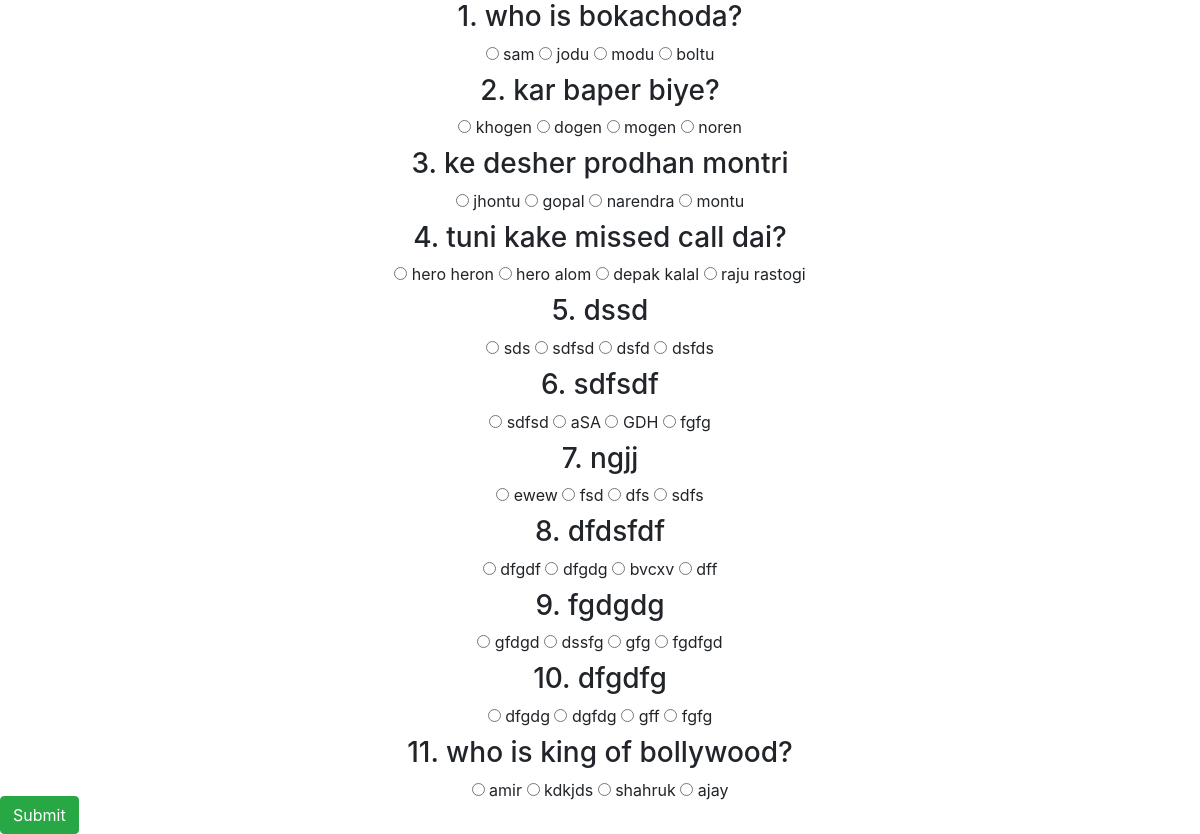
The app's page /quiz/ (signed in) with its own data.
### quiz_handle/models.py (models this page shows)
class Post(models.Model):
    question=models.CharField(max_length=100)
    question_A=models.CharField(max_length=100,default='')
    question_B=models.CharField(max_length=100,default='')
    question_C=models.CharField(max_length=100,default='')
    question_D=models.CharField(max_length=100,default='')
    answer=models.CharField(max_length=100,default='')

### quiz/views.py (the view, shortened to what this page needs)
# urls.py: path('quiz/', views.home, name='home'),
@login_required
def home(request):
    context={
        'posts' : Post.objects.all()
    }
    return render(request,'neew.html',context)

### quiz/templates/neew.html (shortened to what this page needs)
<!DOCTYPE html>
<html lang="en" dir="ltr">
  <head>
    <link rel="stylesheet" href="https://stackpath.bootstrapcdn.com/bootstrap/4.5.0/css/bootstrap.min.css">
  </head>
  <body>
  <form align='center' action="#" method="post">
    {% for post in posts %}
    <div align='center'>
    <h3 align='center'>{{post.id}}. {{post.question}}</h3>
    <input type="radio" id="male" name="{{post.id}}" value="{{post.question_A}}">
    <label for="male">{{post.question_A}}</label>
    <input type="radio" id="male" name="{{post.id}}" value="{{post.question_B}}">
    <label for="male">{{post.question_B}}</label>
    <input type="radio" id="male" name="{{post.id}}" value="{{post.question_C}}">
    <label for="male">{{post.question_C}}</label>
    <input type="radio" id="male" name="{{post.id}}" value="{{post.question_D}}">
    <label for="male">{{post.question_D}}</label>
    </div>
    {% endfor %}
    <br>
    <div id="footer" style="text-align:center;">
      <button type="submit" class="btn btn-success">Submit</button>
    </div>
  </form>
  </body>
</html>

### quiz/templates/neew.html (style rules this page uses)
#footer { position: fixed; bottom: 0; z-index: 100; }

### records on screen
Post: id "1", question "who is bokachoda?", question_A "sam", question_B "jodu", question_C "modu", question_D "boltu"
Post: id "2", question "kar baper biye?", question_A "khogen", question_B "dogen", question_C "mogen", question_D "noren"
Post: id "3", question "ke desher prodhan montri", question_A "jhontu", question_B "gopal", question_C "narendra", question_D "montu"
Post: id "4", question "tuni kake missed call dai?", question_A "hero heron", question_B "hero alom", question_C "depak kalal", question_D "raju rastogi"
Post: id "5", question "dssd", question_A "sds", question_B "sdfsd", question_C "dsfd", question_D "dsfds"
Post: id "6", question "sdfsdf", question_A "sdfsd", question_B "aSA", question_C "GDH", question_D "fgfg"
Post: id "7", question "ngjj", question_A "ewew", question_B "fsd", question_C "dfs", question_D "sdfs"
Post: id "8", question "dfdsfdf", question_A "dfgdf", question_B "dfgdg", question_C "bvcxv", question_D "dff"
Post: id "9", question "fgdgdg", question_A "gfdgd", question_B "dssfg", question_C "gfg", question_D "fgdfgd"
Post: id "10", question "dfgdfg", question_A "dfgdg", question_B "dgfdg", question_C "gff", question_D "fgfg"
Post: id "11", question "who is king of bollywood?", question_A "amir", question_B "kdkjds", question_C "shahruk", question_D "ajay"
